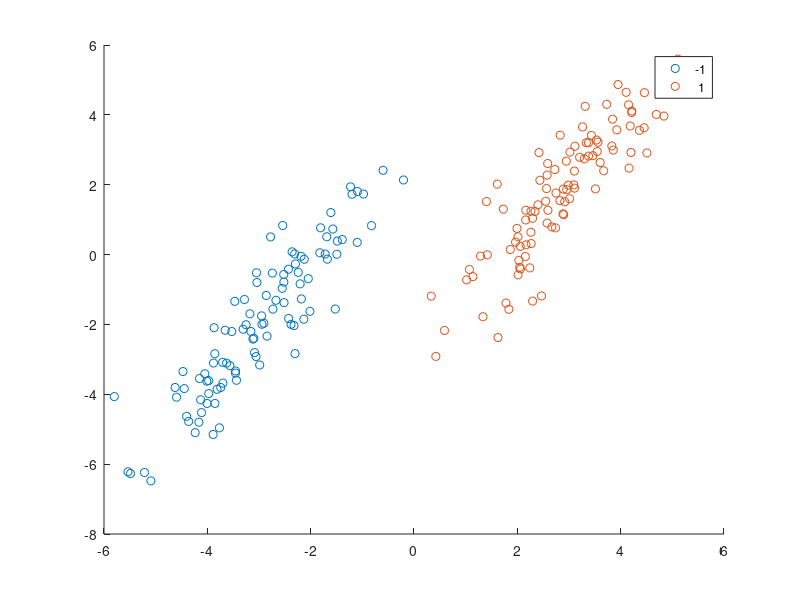

Recreate this plot in MATLAB.
seed=rng(1);

%useless
input=ones(5);

% Size of one of the datasets (before merging them)
N=100;  

% Properties of the datasets (multivariate normal distribution)
mu = [3,2];
sigma = [1,1.5;1.5,3];

% dataset 1
data = mvnrnd(mu,sigma,N);
data(:,3)=ones(size(data,1),1);

mu=[-3,-2];
% dataset 2 (temporary)
data2 = mvnrnd(mu,sigma,N);
data2(:,3)=-ones(size(data,1),1);

% merge the two datasets
data=[data ; data2];
clear data2;

% Shuffle the dataset
data=data(randperm(size(data,1)),:);

% Plot that wonder
figure
hold on
gscatter(data(:,1),data(:,2),data(:,3))
